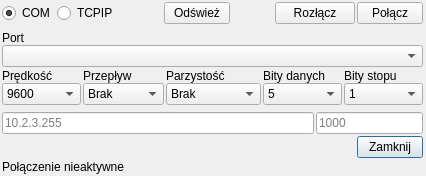
<?xml version="1.0" encoding="UTF-8"?>
<ui version="4.0">
 <class>CommunicationSettings</class>
 <widget class="QDialog" name="CommunicationSettings">
  <property name="geometry">
   <rect>
    <x>0</x>
    <y>0</y>
    <width>426</width>
    <height>176</height>
   </rect>
  </property>
  <property name="minimumSize">
   <size>
    <width>426</width>
    <height>176</height>
   </size>
  </property>
  <property name="maximumSize">
   <size>
    <width>426</width>
    <height>176</height>
   </size>
  </property>
  <property name="windowTitle">
   <string>Dialog</string>
  </property>
  <layout class="QGridLayout" name="gridLayout_2">
   <property name="leftMargin">
    <number>2</number>
   </property>
   <property name="topMargin">
    <number>2</number>
   </property>
   <property name="rightMargin">
    <number>2</number>
   </property>
   <property name="bottomMargin">
    <number>2</number>
   </property>
   <property name="spacing">
    <number>2</number>
   </property>
   <item row="5" column="7">
    <widget class="QPushButton" name="pushButtonClose">
     <property name="text">
      <string>Zamknij</string>
     </property>
    </widget>
   </item>
   <item row="3" column="0">
    <spacer name="verticalSpacer">
     <property name="orientation">
      <enum>Qt::Vertical</enum>
     </property>
     <property name="sizeHint" stdset="0">
      <size>
       <width>20</width>
       <height>40</height>
      </size>
     </property>
    </spacer>
   </item>
   <item row="2" column="0" colspan="8">
    <layout class="QGridLayout" name="gridLayout">
     <property name="spacing">
      <number>2</number>
     </property>
     <item row="0" column="0" colspan="5">
      <layout class="QVBoxLayout" name="verticalLayout">
       <property name="spacing">
        <number>0</number>
       </property>
       <item>
        <widget class="QLabel" name="labelPortName">
         <property name="text">
          <string>Port</string>
         </property>
        </widget>
       </item>
       <item>
        <widget class="QComboBox" name="comboBoxPortName"/>
       </item>
      </layout>
     </item>
     <item row="1" column="0">
      <layout class="QVBoxLayout" name="verticalLayout_2">
       <property name="spacing">
        <number>0</number>
       </property>
       <item>
        <widget class="QLabel" name="labelPortSpeed">
         <property name="text">
          <string>Prędkość</string>
         </property>
        </widget>
       </item>
       <item>
        <widget class="QComboBox" name="comboBoxPortSpeed">
         <item>
          <property name="text">
           <string>9600</string>
          </property>
         </item>
         <item>
          <property name="text">
           <string>19200</string>
          </property>
         </item>
         <item>
          <property name="text">
           <string>38400</string>
          </property>
         </item>
         <item>
          <property name="text">
           <string>57600</string>
          </property>
         </item>
         <item>
          <property name="text">
           <string>115200</string>
          </property>
         </item>
        </widget>
       </item>
      </layout>
     </item>
     <item row="1" column="1">
      <layout class="QVBoxLayout" name="verticalLayout_3">
       <property name="spacing">
        <number>0</number>
       </property>
       <item>
        <widget class="QLabel" name="labelFlowControl">
         <property name="text">
          <string>Przepływ</string>
         </property>
        </widget>
       </item>
       <item>
        <widget class="QComboBox" name="comboBoxFlowControl">
         <item>
          <property name="text">
           <string>Brak</string>
          </property>
         </item>
         <item>
          <property name="text">
           <string>RTS/CTS</string>
          </property>
         </item>
         <item>
          <property name="text">
           <string>Xon/Xoff</string>
          </property>
         </item>
        </widget>
       </item>
      </layout>
     </item>
     <item row="1" column="2">
      <layout class="QVBoxLayout" name="verticalLayout_4">
       <property name="spacing">
        <number>0</number>
       </property>
       <item>
        <widget class="QLabel" name="labelParity">
         <property name="text">
          <string>Parzystość</string>
         </property>
        </widget>
       </item>
       <item>
        <widget class="QComboBox" name="comboBoxParity">
         <item>
          <property name="text">
           <string>Brak</string>
          </property>
         </item>
         <item>
          <property name="text">
           <string>Parzyste</string>
          </property>
         </item>
         <item>
          <property name="text">
           <string>Nieparzyste</string>
          </property>
         </item>
        </widget>
       </item>
      </layout>
     </item>
     <item row="1" column="3">
      <layout class="QVBoxLayout" name="verticalLayout_5">
       <property name="spacing">
        <number>0</number>
       </property>
       <item>
        <widget class="QLabel" name="labelDataBits">
         <property name="text">
          <string>Bity danych</string>
         </property>
        </widget>
       </item>
       <item>
        <widget class="QComboBox" name="comboBoxDataBits">
         <item>
          <property name="text">
           <string>5</string>
          </property>
         </item>
         <item>
          <property name="text">
           <string>6</string>
          </property>
         </item>
         <item>
          <property name="text">
           <string>7</string>
          </property>
         </item>
         <item>
          <property name="text">
           <string>8</string>
          </property>
         </item>
        </widget>
       </item>
      </layout>
     </item>
     <item row="1" column="4">
      <layout class="QVBoxLayout" name="verticalLayout_6">
       <property name="spacing">
        <number>0</number>
       </property>
       <item>
        <widget class="QLabel" name="labelStopBits">
         <property name="text">
          <string>Bity stopu</string>
         </property>
        </widget>
       </item>
       <item>
        <widget class="QComboBox" name="comboBoxStopBits">
         <item>
          <property name="text">
           <string>1</string>
          </property>
         </item>
         <item>
          <property name="text">
           <string>2</string>
          </property>
         </item>
        </widget>
       </item>
      </layout>
     </item>
    </layout>
   </item>
   <item row="5" column="0" colspan="7">
    <spacer name="horizontalSpacer_2">
     <property name="orientation">
      <enum>Qt::Horizontal</enum>
     </property>
     <property name="sizeHint" stdset="0">
      <size>
       <width>40</width>
       <height>20</height>
      </size>
     </property>
    </spacer>
   </item>
   <item row="1" column="0">
    <spacer name="verticalSpacer_2">
     <property name="orientation">
      <enum>Qt::Vertical</enum>
     </property>
     <property name="sizeHint" stdset="0">
      <size>
       <width>20</width>
       <height>40</height>
      </size>
     </property>
    </spacer>
   </item>
   <item row="0" column="2">
    <spacer name="horizontalSpacer">
     <property name="orientation">
      <enum>Qt::Horizontal</enum>
     </property>
     <property name="sizeHint" stdset="0">
      <size>
       <width>40</width>
       <height>20</height>
      </size>
     </property>
    </spacer>
   </item>
   <item row="0" column="3">
    <widget class="QPushButton" name="pushButtonRefresh">
     <property name="text">
      <string>Odśwież</string>
     </property>
    </widget>
   </item>
   <item row="4" column="0" colspan="6">
    <widget class="QLineEdit" name="lineEditSocketIP">
     <property name="placeholderText">
      <string>10.2.3.255</string>
     </property>
    </widget>
   </item>
   <item row="0" column="5" colspan="2">
    <widget class="QPushButton" name="pushButtonDisconnect">
     <property name="text">
      <string>Rozłącz</string>
     </property>
    </widget>
   </item>
   <item row="0" column="4">
    <spacer name="horizontalSpacer_3">
     <property name="orientation">
      <enum>Qt::Horizontal</enum>
     </property>
     <property name="sizeHint" stdset="0">
      <size>
       <width>40</width>
       <height>20</height>
      </size>
     </property>
    </spacer>
   </item>
   <item row="4" column="6" colspan="2">
    <widget class="QLineEdit" name="lineEditSocketPort">
     <property name="placeholderText">
      <string>1000</string>
     </property>
    </widget>
   </item>
   <item row="0" column="7">
    <widget class="QPushButton" name="pushButtonConnect">
     <property name="text">
      <string>Połącz</string>
     </property>
    </widget>
   </item>
   <item row="0" column="0">
    <widget class="QRadioButton" name="radioButtonCOM">
     <property name="text">
      <string>COM</string>
     </property>
     <property name="checked">
      <bool>true</bool>
     </property>
     <attribute name="buttonGroup">
      <string notr="true">buttonGroup</string>
     </attribute>
    </widget>
   </item>
   <item row="6" column="0" colspan="8">
    <widget class="QLabel" name="labelStatus">
     <property name="text">
      <string>Połączenie nieaktywne</string>
     </property>
    </widget>
   </item>
   <item row="0" column="1">
    <widget class="QRadioButton" name="radioButtonTCPIP">
     <property name="text">
      <string>TCPIP</string>
     </property>
     <attribute name="buttonGroup">
      <string notr="true">buttonGroup</string>
     </attribute>
    </widget>
   </item>
  </layout>
 </widget>
 <resources/>
 <connections/>
 <buttongroups>
  <buttongroup name="buttonGroup"/>
 </buttongroups>
</ui>
